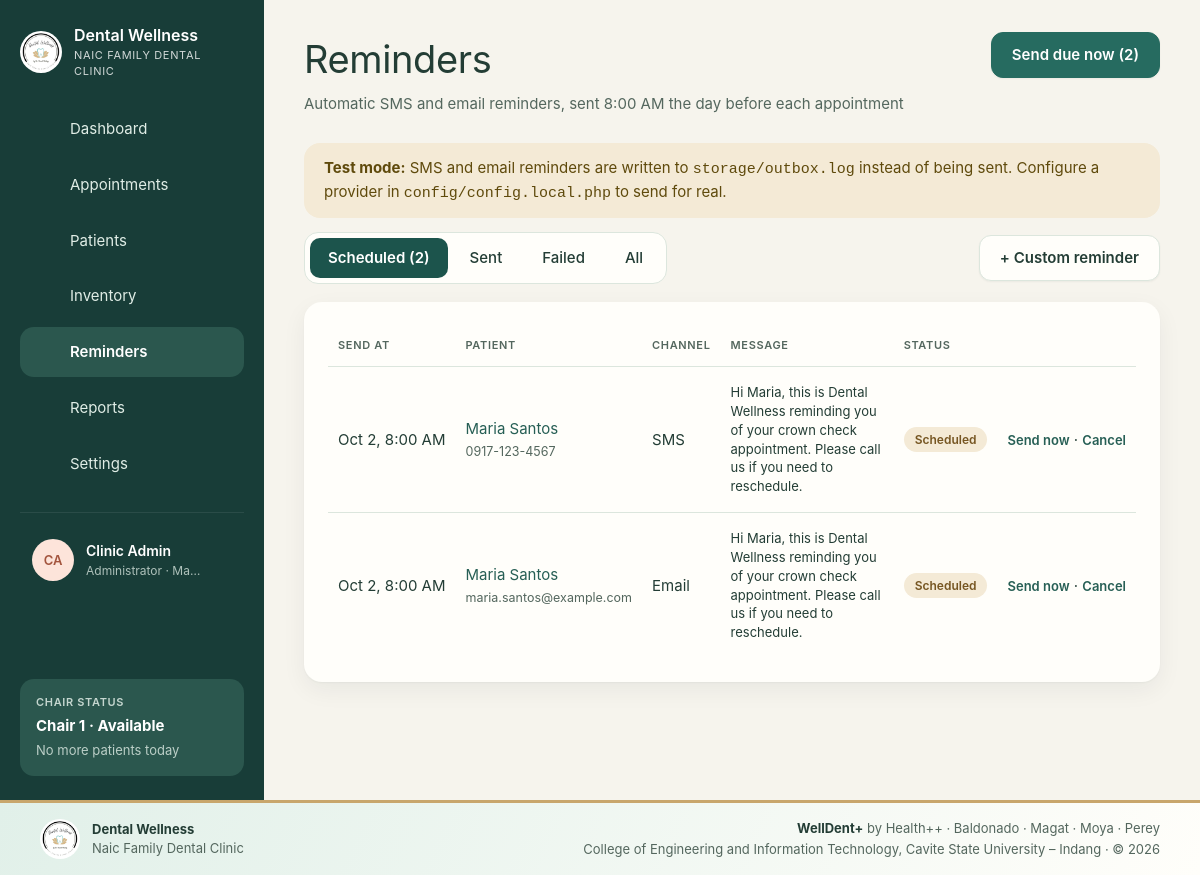
The app's page /reminders/index.php (signed in) with its own data.
### tables this page shows
CREATE TABLE IF NOT EXISTS users (
    id            INT UNSIGNED AUTO_INCREMENT PRIMARY KEY,
    name          VARCHAR(120) NOT NULL,
    username      VARCHAR(60)  NOT NULL UNIQUE,
    email         VARCHAR(190) NULL UNIQUE,
    password_hash VARCHAR(255) NOT NULL,
    role          ENUM('admin','dentist','staff') NOT NULL DEFAULT 'staff',
    is_active     TINYINT(1) NOT NULL DEFAULT 1,
    last_login_at DATETIME NULL,
    created_at    DATETIME NOT NULL DEFAULT CURRENT_TIMESTAMP
);

CREATE TABLE IF NOT EXISTS reminders (
    id             INT UNSIGNED AUTO_INCREMENT PRIMARY KEY,
    patient_id     INT UNSIGNED NOT NULL,
    appointment_id INT UNSIGNED NULL,
    channel        ENUM('sms','email') NOT NULL,
    recipient      VARCHAR(150) NOT NULL,
    message        TEXT NOT NULL,
    send_at        DATETIME NOT NULL,
    status         ENUM('scheduled','sent','failed','cancelled') NOT NULL DEFAULT 'scheduled',
    sent_at        DATETIME NULL,
    error          VARCHAR(255) NULL,
    created_at     DATETIME NOT NULL DEFAULT CURRENT_TIMESTAMP,
    INDEX idx_rem_due (status, send_at),
    FOREIGN KEY (patient_id) REFERENCES patients(id) ON DELETE CASCADE,
    FOREIGN KEY (appointment_id) REFERENCES appointments(id) ON DELETE CASCADE
);

CREATE TABLE IF NOT EXISTS patients (
    id                     INT UNSIGNED AUTO_INCREMENT PRIMARY KEY,
    record_no              VARCHAR(20) NULL UNIQUE,
    full_name              VARCHAR(150) NOT NULL,  
    last_name              VARCHAR(80) NULL,
    first_name             VARCHAR(80) NULL,
    middle_name            VARCHAR(80) NULL,
    nickname               VARCHAR(60) NULL,
    religion               VARCHAR(60) NULL,
    nationality            VARCHAR(60) NULL,
    occupation             VARCHAR(100) NULL,
    guardian_name          VARCHAR(150) NULL,
    guardian_occupation    VARCHAR(100) NULL,
    referred_by            VARCHAR(150) NULL,
    consultation_reason    VARCHAR(255) NULL,
    previous_dentist       VARCHAR(150) NULL,
    last_dental_visit      VARCHAR(60) NULL,
    physician_name         VARCHAR(150) NULL,
    physician_specialty    VARCHAR(100) NULL,
    physician_address      VARCHAR(255) NULL,
    physician_phone        VARCHAR(30) NULL,
     
    good_health            TINYINT(1) NULL,
    under_treatment        TINYINT(1) NULL,
    treatment_condition    VARCHAR(255) NULL,
    serious_illness        TINYINT(1) NULL,
    illness_details        VARCHAR(255) NULL,
    hospitalized           TINYINT(1) NULL,
    hospitalization_details VARCHAR(255) NULL,
    takes_medication       TINYINT(1) NULL,
    uses_tobacco           TINYINT(1) NULL,
    uses_drugs             TINYINT(1) NULL,
    allergy_list           VARCHAR(255) NULL,  
    is_pregnant            TINYINT(1) NULL,
    is_nursing             TINYINT(1) NULL,
    birth_control          TINYINT(1) NULL,
    blood_type             VARCHAR(10) NULL,
    blood_pressure         VARCHAR(20) NULL,
    medical_conditions     TEXT NULL,          
    birth_date             DATE NULL,
    sex                    ENUM('female','male') NULL,
    phone                  VARCHAR(30) NULL,
    email                  VARCHAR(150) NULL,
    address                VARCHAR(255) NULL,
    care_type              ENUM('New patient','Preventive','Orthodontic','Restorative','Recall') NOT NULL DEFAULT 'New patient',
    emergency_name         VARCHAR(150) NULL,
    emergency_relationship VARCHAR(60) NULL,
    emergency_phone        VARCHAR(30) NULL,
    allergies              TEXT NULL,
    conditions             TEXT NULL,
    medications            TEXT NULL,
    dental_history         TEXT NULL,
    notes                  TEXT NULL,
    consent_signed         TINYINT(1) NOT NULL DEFAULT 0,
    consent_date           DATE NULL,
    status                 ENUM('draft','incomplete','active','archived') NOT NULL DEFAULT 'incomplete',
    created_by             INT UNSIGNED NULL,
    created_at             DATETIME NOT NULL DEFAULT CURRENT_TIMESTAMP,
    updated_at             DATETIME NOT NULL DEFAULT CURRENT_TIMESTAMP ON UPDATE CURRENT_TIMESTAMP,
    INDEX idx_patients_name (full_name),
    INDEX idx_patients_phone (phone),
    FOREIGN KEY (created_by) REFERENCES users(id) ON DELETE SET NULL
);

### reminders/index.php (the view, shortened to what the rows shown need)
<?php
require_login();
$tab = in_array(input('tab'), ['scheduled', 'sent', 'failed', 'all'], true) ? input('tab') : 'scheduled';
$where = $tab === 'all' ? '' : 'WHERE r.status = ?';
$reminders = q_all("SELECT r.*, p.full_name, a.starts_at FROM reminders r JOIN patients p ON p.id = r.patient_id
    LEFT JOIN appointments a ON a.id = r.appointment_id $where
    ORDER BY " . ($tab === 'scheduled' ? 'r.send_at ASC' : 'r.send_at DESC') . ' LIMIT 200', $tab === 'all' ? [] : [$tab]);
$due = (int) q_val("SELECT COUNT(*) FROM reminders WHERE status = 'scheduled' AND send_at <= NOW()");
layout_start('Reminders', 'reminders', [
    'subtitle' => 'Automatic SMS and email reminders, sent ' . fmt_time(config('reminders.send_time')) . ' the day before each appointment',
    'action'   => '<form method="post">' . csrf_field() . '<input type="hidden" name="action" value="run"><button class="btn btn-primary" type="submit">Send due now' . ($due ? " ($due)" : '') . '</button></form>',
]);
?>
<section class="card">
  <div class="table-wrap"><table class="table-cards">
    <thead><tr><th>Send at</th><th>Patient</th><th>Channel</th><th>Message</th><th>Status</th><th></th></tr></thead>
    <tbody>
      <?php foreach ($reminders as $r): ?>
        <tr>
          <td data-label="Send at" style="white-space:nowrap"><?= e(fmt_date($r['send_at'], 'M j, g:i A')) ?></td>
          <td data-label="Patient"><a href="<?= url('patients/view.php') ?>?id=<?= $r['patient_id'] ?>"><?= e($r['full_name']) ?></a><br><small class="muted"><?= e($r['recipient']) ?></small></td>
          <td data-label="Channel"><?= $r['channel'] === 'sms' ? 'SMS' : 'Email' ?></td>
          <td class="small" data-label="Message" style="max-width:420px"><?= e($r['message']) ?><?= $r['error'] ? '<br><span class="amount-due">' . e($r['error']) . '</span>' : '' ?></td>
          <td data-label="Status"><?= pill($r['status']) ?></td>
          <td class="num" style="white-space:nowrap">
            <?php if (in_array($r['status'], ['scheduled', 'failed'], true)): ?>
              <form method="post" style="display:inline"><?= csrf_field() ?><input type="hidden" name="id" value="<?= $r['id'] ?>"><button class="link-btn" name="action" value="<?= $r['status'] === 'failed' ? 'retry' : 'send_now' ?>"><?= $r['status'] === 'failed' ? 'Retry' : 'Send now' ?></button></form> ·
              <form method="post" style="display:inline"><?= csrf_field() ?><input type="hidden" name="id" value="<?= $r['id'] ?>"><button class="link-btn" name="action" value="cancel">Cancel</button></form>
            <?php endif; ?>
          </td>
        </tr>
      <?php endforeach; ?>
    </tbody>
  </table></div>
</section>
<?php layout_end();

### includes/layout.php (shortened to what the rows shown need)
<?php
function icon(string $name): string
{
    $paths = [
        'dashboard'    => '<rect x="3" y="3" width="7" height="7" rx="1.5"/><rect x="14" y="3" width="7" height="7" rx="1.5"/><rect x="3" y="14" width="7" height="7" rx="1.5"/><rect x="14" y="14" width="7" height="7" rx="1.5"/>',
        'appointments' => '<rect x="3" y="5" width="18" height="16" rx="2"/><path d="M3 10h18M8 3v4M16 3v4"/>',
        'patients'     => '<circle cx="12" cy="8" r="4"/><path d="M4 21c0-4 4-6 8-6s8 2 8 6"/>',
        'inventory'    => '<ellipse cx="12" cy="6" rx="8" ry="3"/><path d="M4 6v6c0 1.7 3.6 3 8 3s8-1.3 8-3V6M4 12v6c0 1.7 3.6 3 8 3s8-1.3 8-3v-6"/>',
        'reminders'    => '<circle cx="12" cy="13" r="7"/><path d="M12 10v3l2 2M5 4 3 6M19 4l2 2"/>',
        'reports'      => '<path d="M6 3h9l4 4v14H6z"/><path d="M9 12h7M9 16h7M9 8h3"/>',
        'settings'     => '<circle cx="12" cy="12" r="3"/><path d="M12 2v3M12 19v3M4.2 4.2l2.1 2.1M17.7 17.7l2.1 2.1M2 12h3M19 12h3M4.2 19.8l2.1-2.1M17.7 6.3l2.1-2.1"/>',
        'logout'       => '<path d="M15 4h4v16h-4M10 8l-4 4 4 4M6 12h10"/>',
        'theme'        => '<path d="M20 14.5A8 8 0 1 1 9.5 4a6.5 6.5 0 0 0 10.5 10.5z"/>',
        'key'          => '<circle cx="8" cy="15" r="4"/><path d="M11 12l9-9M17 6l3 3M15 8l2 2"/>',
        'menu'         => '<path d="M4 6h16M4 12h16M4 18h16"/>',
        'chevron'      => '<path d="M9 6l6 6-6 6"/>',
    ];
    return '<svg class="icon" viewBox="0 0 24 24" fill="none" stroke="currentColor" stroke-width="1.6" stroke-linecap="round" stroke-linejoin="round" aria-hidden="true">'
        . ($paths[$name] ?? '') . '</svg>';
}
function theme_head(): string
{
    return "<script>(function(){var p;try{p=localStorage.getItem('welldent-theme')}catch(e){}"
        . "var d=p==='dark'||(p!=='light'&&window.matchMedia('(prefers-color-scheme: dark)').matches);"
        . "document.documentElement.setAttribute('data-theme',d?'dark':'light');"
        . "try{if(localStorage.getItem('welldent-sidebar')==='collapsed')document.documentElement.setAttribute('data-sidebar','collapsed')}catch(e){}})()</script>\n"
        . '<link rel="stylesheet" href="' . url('assets/css/app.css?v=' . filemtime(APP_ROOT . '/assets/css/app.css')) . '">'
        . '<link rel="stylesheet" href="' . url('assets/css/branding.css?v=' . filemtime(APP_ROOT . '/assets/css/branding.css')) . '">';
}
function layout_start(string $title, string $active, array $opts = []): void
{
    $user = current_user();
    ?>
<!doctype html>
<html lang="en">
<head>
<?= theme_head() ?>
</head>
<body>
<div class="shell">
  <aside class="sidebar">
      <button type="button" class="side-toggle" data-sidebar-toggle aria-label="Collapse sidebar" title="Collapse sidebar"><?= icon('menu') ?></button>
    <details class="side-account">
      <summary title="<?= e($user['name']) ?>">
        <span class="avatar avatar-0"><?= e(initials($user['name'])) ?></span>
        <span class="lbl"><strong><?= e($user['name']) ?></strong><small><?= e(ROLE_LABELS[$user['role']]) ?> · <?= e(config('clinic.city')) ?></small></span>
        <span class="chev"><?= icon('chevron') ?></span>
      </summary>
    </details>
  </aside>
  <main class="main">
    <header class="page-head">
      <div>
        <h1><?= e($title) ?></h1>
      </div>
    </header>
<?php
}
    ?>
    <?php
function layout_end(): void
{
    ?>
  </main>
</div>
</body>
</html>
<?php
}

### includes/helpers.php (shortened to what the rows shown need)
<?php
function config(string $key, $default = null)
{
    $value = $GLOBALS['config'];
    foreach (explode('.', $key) as $part) {
        $value = $value[$part];
    }
    return $value;
}
function e($value): string
{
    return htmlspecialchars((string) ($value ?? ''), ENT_QUOTES, 'UTF-8');
}
function url(string $path = ''): string
{
    static $base = null;
    if ($base === null) {
        $root = str_replace('\\', '/', (string) realpath(APP_ROOT));
        $script = str_replace('\\', '/', (string) realpath($_SERVER['SCRIPT_FILENAME'] ?? ''));
        $name = (string) ($_SERVER['SCRIPT_NAME'] ?? '');
        $inApp = $root !== '' && stripos($script, $root . '/') === 0;
        $tail = $inApp ? substr($script, strlen($root)) : '';
        $base = $inApp && strcasecmp(substr($name, -strlen($tail)), $tail) === 0 ? substr($name, 0, -strlen($tail)) : '';
    }
    return $base . '/' . ltrim($path, '/');
}
function input(string $key, $default = ''): string
{
    $value = $_POST[$key] ?? $_GET[$key] ?? $default;
    return is_string($value) ? trim($value) : (string) $default;
}
function fmt_date(?string $value, string $format = 'M j, Y'): string
{
    return $value ? date($format, strtotime($value)) : '—';
}
function initials(string $name): string
{
    $parts = preg_split('/\s+/', trim($name));
    $first = mb_substr($parts[0] ?? '', 0, 1);
    $last = count($parts) > 1 ? mb_substr(end($parts), 0, 1) : '';
    return mb_strtoupper($first . $last);
}
function pill(string $status, ?string $label = null): string
{
    $label ??= APPOINTMENT_STATUSES[$status] ?? PATIENT_STATUSES[$status] ?? ucfirst(str_replace('_', ' ', $status));
    return '<span class="pill pill-' . e($status) . '">' . e($label) . '</span>';
}

### records on screen
users: name "CA", name "Clinic Admin", role "Administrator"
reminders: send_at "Oct 2, 8:00 AM", patient.full_name "Maria Santos", recipient "0917-123-4567", channel "SMS", message "Hi Maria, this is Dental Wellness reminding you of your crown check appointment. Please call us if you need to reschedule.", status "Send now"
reminders: send_at "Oct 2, 8:00 AM", patient.full_name "Maria Santos", recipient "maria.santos@example.com", channel "Email", message "Hi Maria, this is Dental Wellness reminding you of your crown check appointment. Please call us if you need to reschedule.", status "Send now"

### other values on screen
config('clinic.name') "Dental Wellness"
config('clinic.tagline') "NAIC FAMILY DENTAL CLINIC"
$label "Dashboard"
$label "Appointments"
$label "Patients"
$label "Inventory"
$label "Reminders"
$label "Reports"
$label "Settings"
config('clinic.city') "Ma…"
$chairState "Chair 1 · Available"
$chairNote "No more patients today"
$title "Reminders"
$opts['subtitle'] "Automatic SMS and email reminders, sent 8:00 AM the day before each appointment"
$opts['action'] "Send due now (2)"
